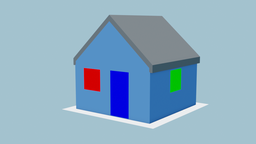
#> input picture house1.png, 256 x 144 px, shrunk from 960 x 540 before the run
$ python canny.py
#> lines starting #> are read from the running program, lines starting #| are printed output that depends on the picture; after the words box and inside, x2 and y2 are one past the last pixel; in counts of white or black regions, pixels touching at a corner belong together
### filters.py
import numpy as np
from scipy.signal import convolve2d

g3x = np.array([
    [-1, 0, 1],
    [-2, 0, 2],
    [-1, 0, 1]
])

g3y = np.array([
    [1, 2, 1],
    [0, 0, 0],
    [-1, -2, -1]
])

g5y = np.array([
    [2, 2, 4, 2, 2],
    [1, 1, 2, 1, 1],
    [0, 0, 0, 0, 0],
    [-1, -1, -2, -1, -1],
    [-2, -2, -4, -2, -2]
])

g5x = g5y.T


def gaussian_kernel(size: int) -> np.ndarray:
#> called with size = 5
    assert size % 2 != 0, "Size has to be odd"
    g_s = lambda s: np.exp(-s ** 2 / (2 * sig ** 2))
    kernel = np.zeros(size)
    a = (size - 1) / 2
    sig = a / 3
    for i in range(size):
        kernel[i] = g_s(i - a)
    kernel = kernel.reshape(-1, 1) @ kernel.reshape(1, -1)
    return kernel / np.sum(kernel)


def sobel(img: np.ndarray, size: str = "3x3"):
#> called with size = '3x3'
    gx, gy = (g3x, g3y) if size == "3x3" else (g5x, g5y)

    Gx = convolve2d(img, gx, mode="same", boundary="symm")
    Gy = convolve2d(img, gy, mode="same", boundary="symm")
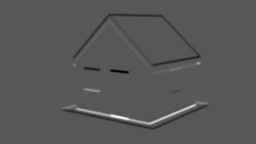
#> Gy: shape (144, 256) float64; min -354.2, max 674.8, mean 0; drawn with min black and max white
    G = np.sqrt(Gx ** 2 + Gy ** 2)
    G *= 255 / G.max()
    alphas = np.arctan2(Gy, Gx)
    return G, alphas

### utils.py
from typing import List

import numpy as np
from matplotlib import pyplot as plt


def zero_pad(arr: np.ndarray, n: int = 1, mode: str = "fill") -> np.ndarray:
    """
    Pads a border of zeros around arr
    :param arr: numpy array to pad.
    :return: padded arr
    """
    if len(arr.shape) == 2:
        padd = np.zeros(np.array(arr.shape) + 2 * n)
    else:
        h, w, c = arr.shape
        padd = np.zeros((h + 2 * n, w + 2 * n, c))
    padd[n:-n, n:-n] = arr = arr.copy()
    if mode == "symm":
        assert n == 1, "symmetric padding is only implemented for n=1"
        padd[0, 0] = arr[0, 0]
        padd[-1, -1] = arr[-1, -1]
        padd[0, -1] = arr[0, -1]
        padd[-1, 0] = arr[-1, 0]

        padd[1:-1, 0] = arr[:, 0]
        padd[1:-1, -1] = arr[:, -1]
        padd[0, 1:-1] = arr[0]
        padd[-1, 1:-1] = arr[-1]

    return padd


# [26 lines left out: functions ishow, read_coords, not called in this run]

### canny.py
from typing import Tuple

from scipy.signal import convolve2d
import numpy as np
from PIL import Image

from filters import gaussian_kernel, sobel
from utils import zero_pad


def _get_idx(quad: int, i: int, j: int, offset: np.ndarray) \
        -> Tuple[Tuple[int, int], Tuple[int, int]]:
    """
    Returns the global indices of the neighbours lying in and opposed to the quadrant.
    :param quad: id of quadrant.
    :param i: index of center pixel in x.
    :param j: index of center pixel in y.
    :param offset: numpy array with [x, y] to add onto the global coordinates of the center pixel.
    :return: two index tuples for the two neighbours.
    """
    idx = [
        [0, 1],
        [1, -1],
        [-1, 0],
        [-1, -1],
    ][quad % 4]
    global_idx = np.array([i, j]) + offset
    return tuple(global_idx + idx), tuple(global_idx - idx)


def angular_difference(a: float, b: float) -> float:
    """
    Returns the smaller angular difference in rad between angel a and b.
    Examples:
    >>> angular_difference(0, np.pi)
    π
    >>> angular_difference(-np.pi, np.pi)
    0
    :param a: first angle in rad.
    :param b: second angle in rad.
    :return: minimum angular difference between a and b
    """
    diff_a = np.abs(a - b)
    diff_b = np.pi*2 - diff_a
    return min(diff_a, diff_b)


def non_maximum_suppression(G: np.ndarray, alphas: np.ndarray):
    # define centers of the quadrants
    quadrant_centers = np.array([-1, -.75, -.5, -.25, 0, .25, .5, .75, 1]) * np.pi
    # take absolute difference between the alpha and the quadrant centers
    # get the argmin of the absolute difference to obtain the quadrant id
    get_quadrant = np.vectorize(lambda a: np.argmin(np.abs(a - quadrant_centers)) % 8)

    # get the quadrant ids
    quadrants = get_quadrant(alphas)
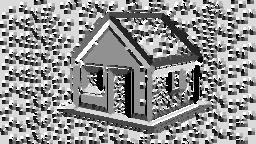
#> quadrants: shape (144, 256) int64; min 0, max 7, mean 3.96; drawn with min black and max white

    # padd G with 0, G...G, 0
    G_padded = zero_pad(G)

    # pad alphas for later to ease indexing/ not get out of bound exceptions
    padded_alphas = zero_pad(alphas)
#> call 2 of zero_pad, with n = 1, mode = 'fill'
#> in zero_pad (call 2), `padd[n:-n, n:-n] = arr = arr.copy()`:
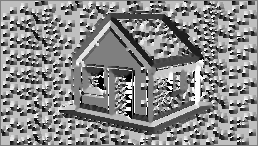
#> padd: shape (146, 258) float64; min -3.14, max 3.14, mean 0.235; drawn with min black and max white
    theta = np.pi / 6  # threshold for angular difference

    for i in range(G.shape[0]):
        for j in range(G.shape[1]):
            # get indices of the neighbours along the gradient direction and offset by one to account for padding
            g1_pos, g2_pos = _get_idx(quadrants[i, j], i, j, offset=np.array([1, 1]))

            # only consider the neighbour if it belongs to the same edge
            # -> alpha of neighbour and [i, j] is sufficiently close
            G1 = G_padded[g1_pos] if angular_difference(padded_alphas[g1_pos], alphas[i, j]) < theta else 0
            G2 = G_padded[g2_pos] if angular_difference(padded_alphas[g2_pos], alphas[i, j]) < theta else 0

            # apply non-maximum suppression
            G[i, j] = G_padded[i+1, j+1] if G_padded[i+1, j+1] >= max(G1, G2) else 0
#> this loop made 144 passes
#> in canny, `strong = G > thh`: strong: shape (144, 256) bool; 2.5% white in thin lines or dots, all inside (x1, y1, x2, y2) = (64, 14, 207, 129)
#> in canny, `weak = (G > thl) & (~strong)`: weak: shape (144, 256) bool; 0.98% white in thin lines or dots, all inside (x1, y1, x2, y2) = (62, 16, 209, 122)
#> in canny, `edges = strong * 255 + weak * 64`: edges: shape (144, 256) int64; 3 distinct labels, from 0 to 255

    return G


def filter_weak_edges(strong: np.ndarray, weak: np.ndarray) -> np.ndarray:
    weak = zero_pad(weak)
#> in zero_pad (call 3), `padd[n:-n, n:-n] = arr = arr.copy()`: padd: shape (146, 258) float64; values 0 (black) and 1 (white), 0.96% white in thin lines or dots, all inside (x1, y1, x2, y2) = (63, 17, 210, 123)
    strong_indices = list(map(tuple, np.argwhere(strong)))
    while len(strong_indices) > 0:
        i, j = strong_indices.pop(0)
        # get 3x3 window around the strong index in the weak matrix as strong candidates
        weak_window = weak[i:i+3, j:j+3]
        # extract the indices of the weak edges in the window
        weak_edges_relative_to_strong_edge_indices = np.argwhere(weak_window) - 1
        # set the weak edges as strong edges in the strong matrix and add their indices to the queue
        for i_offset, j_offset in weak_edges_relative_to_strong_edge_indices:
            global_idx = i + i_offset, j + j_offset
            strong[global_idx] = 1
            strong_indices.append(global_idx)

        # remove processed weak edges
        weak[i:i + 3, j:j + 3] = 0
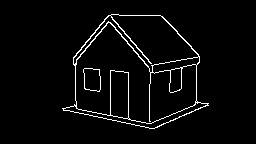
#> strong: shape (144, 256) bool; 3.4% white in thin lines or dots, all inside (x1, y1, x2, y2) = (62, 14, 209, 129)
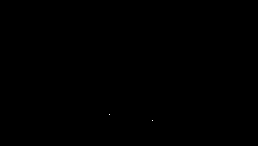
#> weak: shape (146, 258) float64; values 0 (black) and 1 (white), 0.01% white in thin lines or dots, all inside (x1, y1, x2, y2) = (109, 114, 153, 121)

    return strong


def save_as_image(img: np.ndarray, filename: str) -> None:
    """
    Saves image to disk. Domain: [0, 255]
    :param img: image to save.
    :param filename: name of the file.
    """
    if np.max(img) > 255:
        print("\u001b[33mImage has values >255 -> Some bits in the image will overflow!\u001b[0m", "file:", filename)
    Image.fromarray(img.astype("uint8")).save(filename)


def canny(img: np.ndarray, thl: float, thh: float, plot=False) -> np.ndarray:
    # 1. smooth image
    # maybe don't apply smoothing?
    img = convolve2d(img, gaussian_kernel(5), mode="same", boundary="symm")

    # 2. directional gradients
    G, alphas = sobel(img)

    if plot:
        save_as_image(G, './outputs/1 gradient_magnitude.png')

    # 3. non maxima suppression
    G = non_maximum_suppression(G, alphas)
    if plot:
        save_as_image(G, './outputs/2 non_maxima_suppression.png')

    # 4. double thresholding
    strong = G > thh
    weak = (G > thl) & (~strong)

    if plot:
        # plot strong and weak edges
        edges = strong * 255 + weak * 64
        save_as_image(edges, './outputs/3 strong_weak.png')

    strong = filter_weak_edges(strong, weak)
    if plot:
        save_as_image(strong*255, "./outputs/4 canny_ours.png")

    return strong * 255


if __name__ == '__main__':
    # read image as grayscale
    img = np.asarray(Image.open("house1.png").convert("L"))

    edges = canny(img, 10, 40, plot=True)

    import cv2
    canny = cv2.Canny(img, 10, 40)
#> canny: shape (144, 256); 3.3% white in thin lines or dots, all inside (x1, y1, x2, y2) = (63, 14, 208, 129)
    save_as_image(canny, "outputs/5 ground_truth.png")
    save_as_image(((canny-edges)+255) // 2, "outputs/6 difference.png")
#> in save_as_image (call 6), `Image.fromarray(img.astype("uint8")).save(filename)`:
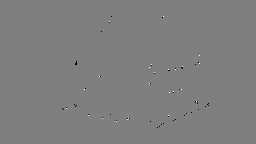
#> saved as 6 difference.png: PIL image 256x144 L; min 0, max 255, mean 126.9
#> in save_as_image (call 6), `Image.fromarray(img.astype("uint8")).save(filename)`:
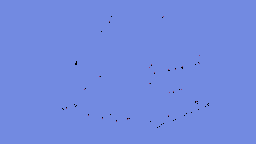
#> img: shape (144, 256) int64; 3 distinct labels, from 0 to 255; one colour per label, 0 black
